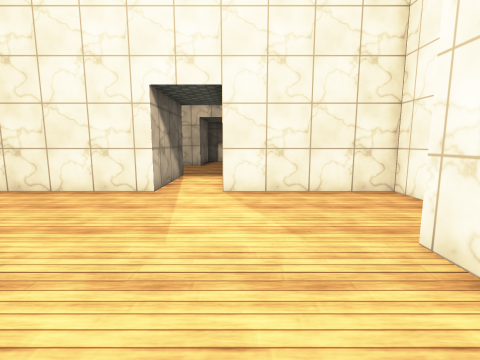
View 1 (above)

12 first-person views from a walk through a scene from a Unity 3-D project. The camera is 1.4 m above the floor, tilts 8° down and sees 85° across. The floor is counted in squares, 1 m on a side. Each view is taken from the middle of a square. On the plan, view 1 faces up. The plan holds only what a view shows up to about 13 squares ahead; the rest is blank. The player is left out. Some surface patterns are stand-ins.

View 2
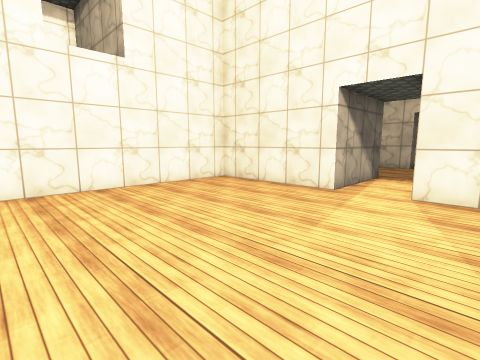

View 3
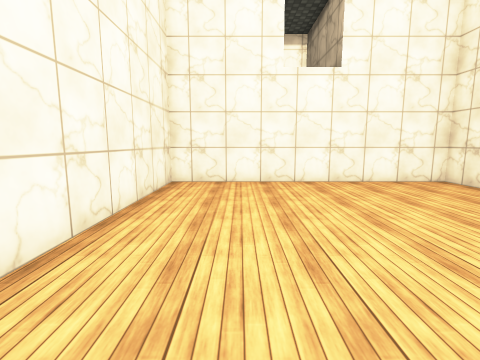

View 4
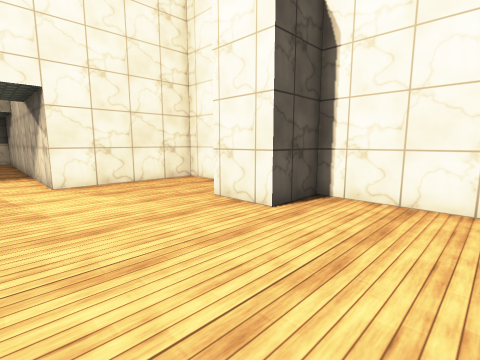

View 5
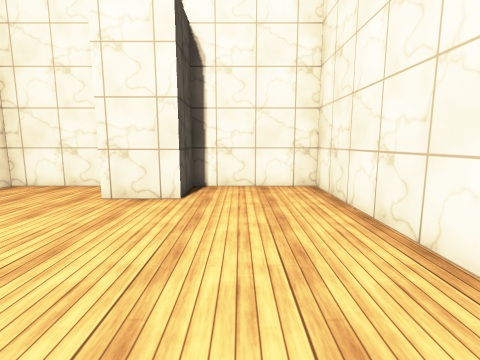

View 6
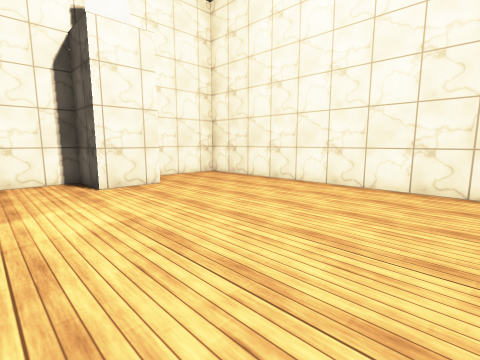

View 7
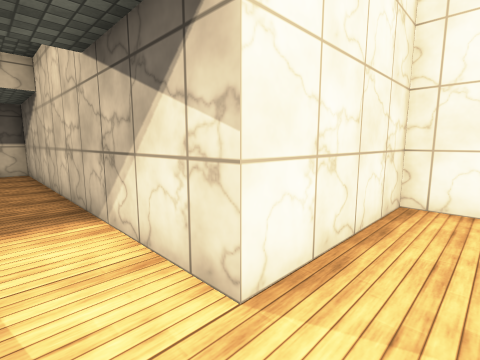

View 8
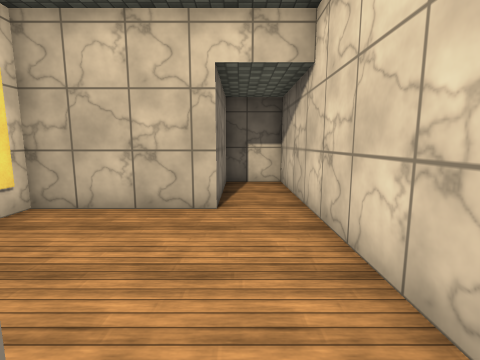

View 9
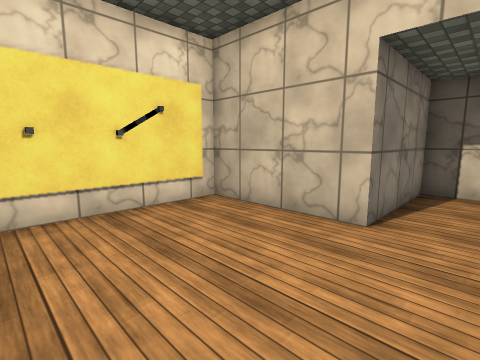

View 10
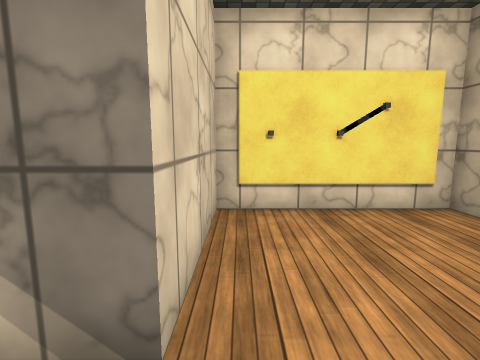

View 11
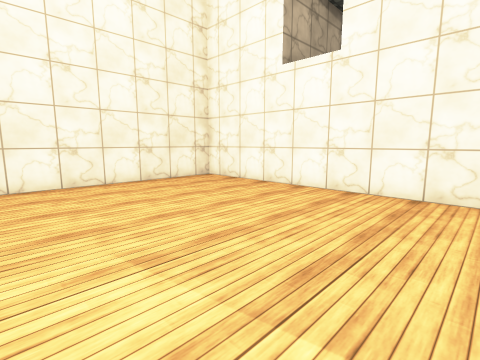

View 12
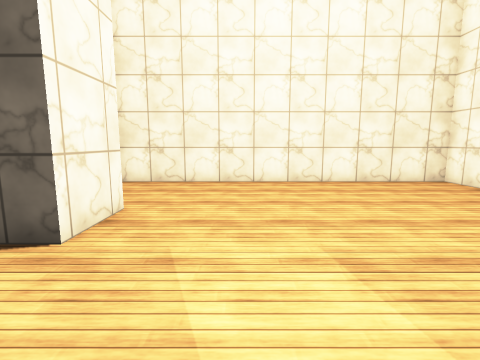

### Floor plan
Points are (right, up) in squares from view 1. A wall is a line through its corners. A room is listed if a view was taken in it or the views show most of it. See-through windows are left out.
Room 1 (views 1, 2, 3, 4, 5, 6, 7, 8, 11, 12)
walls: (-2.5, 11.5) (-2.5, 7.5) (-7.5, 7.5) (-7.5, -2.5) (4.5, -2.5) (4.5, 1.5) (2.5, 1.5) (2.5, 3.5) (4.5, 3.5) (4.5, 7.5) (-0.5, 7.5) (-0.5, 11.5)
ways out: opening at (-1.5, 12) to room 2
Room 2 (views 9, 10)
walls: (-0.5, 11.5) (-0.5, 20.5) (-2.5, 20.5) (-2.5, 16.5) (-6.4, 16.5) (-6.4, 11.5) (-2.5, 11.5)
ways out: opening at (-1.5, 12) to room 1

Positions as (right, up) in squares from view 1, and headings:
1: (0, 0), facing up
2: (1, 0), facing up-left
3: (2, 0), facing left
4: (-2, -2), facing up-right
5: (-4, 0), facing right
6: (-6, 6), facing down-right
7: (-2, 6), facing up-right
8: (-2, 11), facing up
9: (-1, 12), facing up-left
10: (-1, 12), facing left
11: (0, 7), facing down-left
12: (0, 7), facing down
